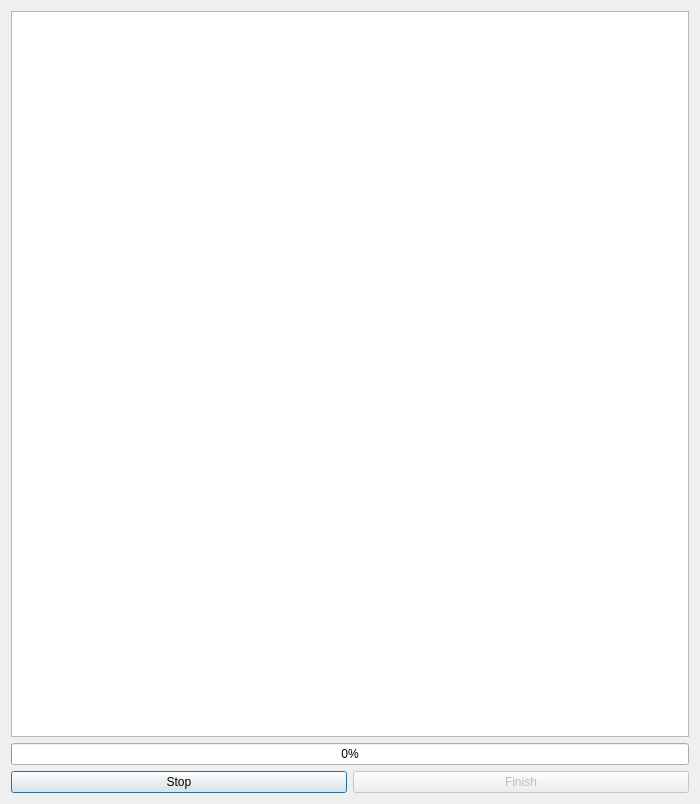
<?xml version="1.0" encoding="UTF-8"?>
<ui version="4.0">
 <class>Dialog</class>
 <widget class="QDialog" name="Dialog">
  <property name="geometry">
   <rect>
    <x>0</x>
    <y>0</y>
    <width>700</width>
    <height>804</height>
   </rect>
  </property>
  <property name="windowTitle">
   <string>Dialog</string>
  </property>
  <layout class="QVBoxLayout" name="verticalLayout">
   <item>
    <widget class="QTextBrowser" name="textBrowser"/>
   </item>
   <item>
    <widget class="QProgressBar" name="progressBar">
     <property name="value">
      <number>0</number>
     </property>
    </widget>
   </item>
   <item>
    <layout class="QHBoxLayout" name="horizontalLayout">
     <item>
      <widget class="QPushButton" name="stopButton">
       <property name="cursor">
        <cursorShape>PointingHandCursor</cursorShape>
       </property>
       <property name="text">
        <string>Stop</string>
       </property>
       <property name="autoDefault">
        <bool>true</bool>
       </property>
       <property name="default">
        <bool>false</bool>
       </property>
       <property name="flat">
        <bool>false</bool>
       </property>
      </widget>
     </item>
     <item>
      <widget class="QPushButton" name="finishButton">
       <property name="enabled">
        <bool>false</bool>
       </property>
       <property name="cursor">
        <cursorShape>PointingHandCursor</cursorShape>
       </property>
       <property name="text">
        <string>Finish</string>
       </property>
      </widget>
     </item>
    </layout>
   </item>
  </layout>
 </widget>
 <resources/>
 <connections/>
</ui>
